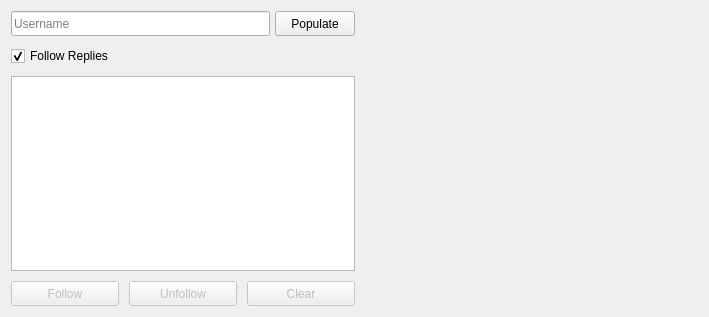
          <widget class="QWidget" name="scrollAreaWidgetContents_6">
           <property name="geometry">
            <rect>
             <x>0</x>
             <y>0</y>
             <width>709</width>
             <height>317</height>
            </rect>
           </property>
           <layout class="QHBoxLayout" name="horizontalLayout_22">
            <item>
             <layout class="QVBoxLayout" name="verticalLayout_8">
              <property name="spacing">
               <number>10</number>
              </property>
              <item>
               <layout class="QHBoxLayout" name="horizontalLayout_19">
                <property name="spacing">
                 <number>5</number>
                </property>
                <item>
                 <widget class="QLineEdit" name="wall_username_inp">
                  <property name="minimumSize">
                   <size>
                    <width>0</width>
                    <height>25</height>
                   </size>
                  </property>
                  <property name="placeholderText">
                   <string>Username</string>
                  </property>
                 </widget>
                </item>
                <item>
                 <widget class="QPushButton" name="wall_submit_btn">
                  <property name="minimumSize">
                   <size>
                    <width>80</width>
                    <height>25</height>
                   </size>
                  </property>
                  <property name="cursor">
                   <cursorShape>PointingHandCursor</cursorShape>
                  </property>
                  <property name="text">
                   <string>Populate</string>
                  </property>
                 </widget>
                </item>
               </layout>
              </item>
              <item>
               <layout class="QHBoxLayout" name="horizontalLayout_21">
                <item>
                 <widget class="QCheckBox" name="wall_reply_chk">
                  <property name="text">
                   <string>Follow Replies</string>
                  </property>
                  <property name="checked">
                   <bool>true</bool>
                  </property>
                 </widget>
                </item>
               </layout>
              </item>
              <item>
               <widget class="QListWidget" name="wall_follow_list"/>
              </item>
              <item>
               <layout class="QHBoxLayout" name="horizontalLayout_20">
                <property name="spacing">
                 <number>10</number>
                </property>
                <item>
                 <widget class="QPushButton" name="wall_follow_btn">
                  <property name="enabled">
                   <bool>false</bool>
                  </property>
                  <property name="minimumSize">
                   <size>
                    <width>0</width>
                    <height>25</height>
                   </size>
                  </property>
                  <property name="cursor">
                   <cursorShape>PointingHandCursor</cursorShape>
                  </property>
                  <property name="text">
                   <string>Follow</string>
                  </property>
                 </widget>
                </item>
                <item>
                 <widget class="QPushButton" name="wall_unfollow_btn">
                  <property name="enabled">
                   <bool>false</bool>
                  </property>
                  <property name="minimumSize">
                   <size>
                    <width>0</width>
                    <height>25</height>
                   </size>
                  </property>
                  <property name="cursor">
                   <cursorShape>PointingHandCursor</cursorShape>
                  </property>
                  <property name="text">
                   <string>Unfollow</string>
                  </property>
                 </widget>
                </item>
                <item>
                 <widget class="QPushButton" name="wall_clear_btn">
                  <property name="enabled">
                   <bool>false</bool>
                  </property>
                  <property name="minimumSize">
                   <size>
                    <width>0</width>
                    <height>25</height>
                   </size>
                  </property>
                  <property name="cursor">
                   <cursorShape>PointingHandCursor</cursorShape>
                  </property>
                  <property name="text">
                   <string>Clear</string>
                  </property>
                 </widget>
                </item>
               </layout>
              </item>
             </layout>
            </item>
            <item>
             <spacer name="horizontalSpacer_10">
              <property name="orientation">
               <enum>Qt::Orientation::Horizontal</enum>
              </property>
              <property name="sizeHint" stdset="0">
               <size>
                <width>339</width>
                <height>20</height>
               </size>
              </property>
             </spacer>
            </item>
           </layout>
          </widget>
